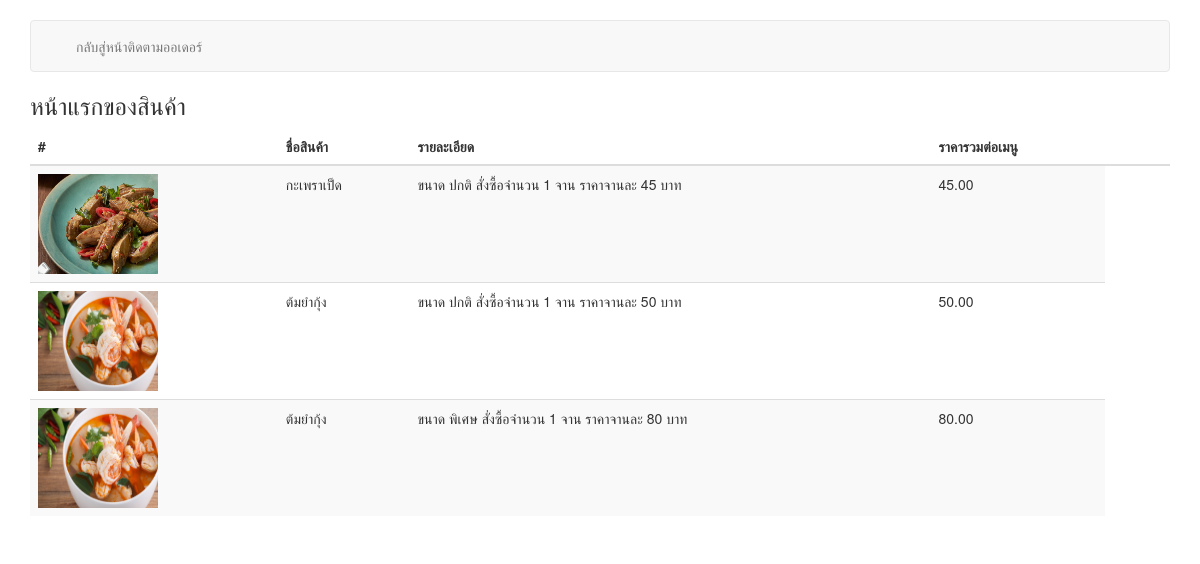
Screenshot of /Grab_present/shopping/order_detail.php?id=34 with the database file from the repository.
### tables this page shows
CREATE TABLE `orders_detail` (
  `id_orders_detail` int(11) NOT NULL,
  `id_food` int(11) NOT NULL,
  `orders_detail_item` float NOT NULL,
  `id_orders` int(11) NOT NULL
);

CREATE TABLE `food` (
  `id_food` int(11) NOT NULL,
  `food_name` varchar(70) NOT NULL,
  `food_size` varchar(50) NOT NULL,
  `food_cash` float NOT NULL,
  `shop_username` varchar(20) NOT NULL,
  `FilesName` varchar(100) NOT NULL
);

### Grab_present/shopping/order_detail.php (the view, shortened to what this page needs)
<?php
require 'connect.php';
$id_order = $_GET["id"];
$meSql = "SELECT food.id_food,food.food_size,food.FilesName,food.food_name,food.food_cash,orders_detail.id_orders_detail,orders_detail.orders_detail_item ,food.shop_username,orders_detail.orders_detail_item,orders_detail.id_orders FROM orders_detail
INNER JOIN food ON orders_detail.id_food = food.id_food
WHERE id_orders =$id_order";
$meQuery = mysqli_query($meConnect,$meSql);
?>
<!DOCTYPE html>
<html lang="en">
    <head>
        <link href="bootstrap/css/bootstrap.min.css" rel="stylesheet">
        <link href="bootstrap/css/nava.css" rel="stylesheet">
    </head>
    <body>
        <div class="container">
            <div class="navbar navbar-default" role="navigation">
                <div class="container-fluid">
                    <div class="navbar-collapse collapse">
                        <ul class="nav navbar-nav">
                            <li><a href=<?php echo "monitor_order.php"?>>กลับสู่หน้าติดตามออเดอร์</a></li>
                        </ul>
                    </div>
                </div>
            </div>
            <h3>หน้าแรกของสินค้า</h3>
            <table class="table table-striped">
                <thead>
                    <tr>
                        <th>#</th>
                        <th>ชื่อสินค้า</th>
                        <th>รายละเอียด</th>
                        <th>ราคารวมต่อเมนู<th>
                        <th>&nbsp;</th>
                    </tr>
                </thead>
                <tbody>
                    <?php
                    while ($meResult = mysqli_fetch_array($meQuery))
                    {
                        ?>
                        <tr>
                            <?php $total_per = $meResult['food_cash']*$meResult['orders_detail_item'];?>
                            <td><img src="../Shop/myfile/<?php echo $meResult['FilesName'];?>" width="120px" height="100px" border="0"></td>
                            <td><?php echo $meResult['food_name']; ?></td>
                            <td>ขนาด <?php echo $meResult['food_size']; ?> สั่งซื้อจำนวน <?php echo $meResult['orders_detail_item'];?> จาน ราคาจานละ <?php echo $meResult['food_cash'];?> บาท</td>
                            <td><?php echo number_format($total_per,2); ?></td>
                        </tr>
                        <?php
                    }
                    ?>
                </tbody>
            </table>
        </div>
    </body>
</html>

### rows the page displays
orders_detail: id_food.FilesName (picture), id_food.food_name "กะเพราเป็ด", id_food.food_size "ปกติ", orders_detail_item "1", id_food.food_cash "45", total_per "45.00"
orders_detail: id_food.FilesName (picture), id_food.food_name "ต้มยำกุ้ง", id_food.food_size "ปกติ", orders_detail_item "1", id_food.food_cash "50", total_per "50.00"
orders_detail: id_food.FilesName (picture), id_food.food_name "ต้มยำกุ้ง", id_food.food_size "พิเศษ", orders_detail_item "1", id_food.food_cash "80", total_per "80.00"
